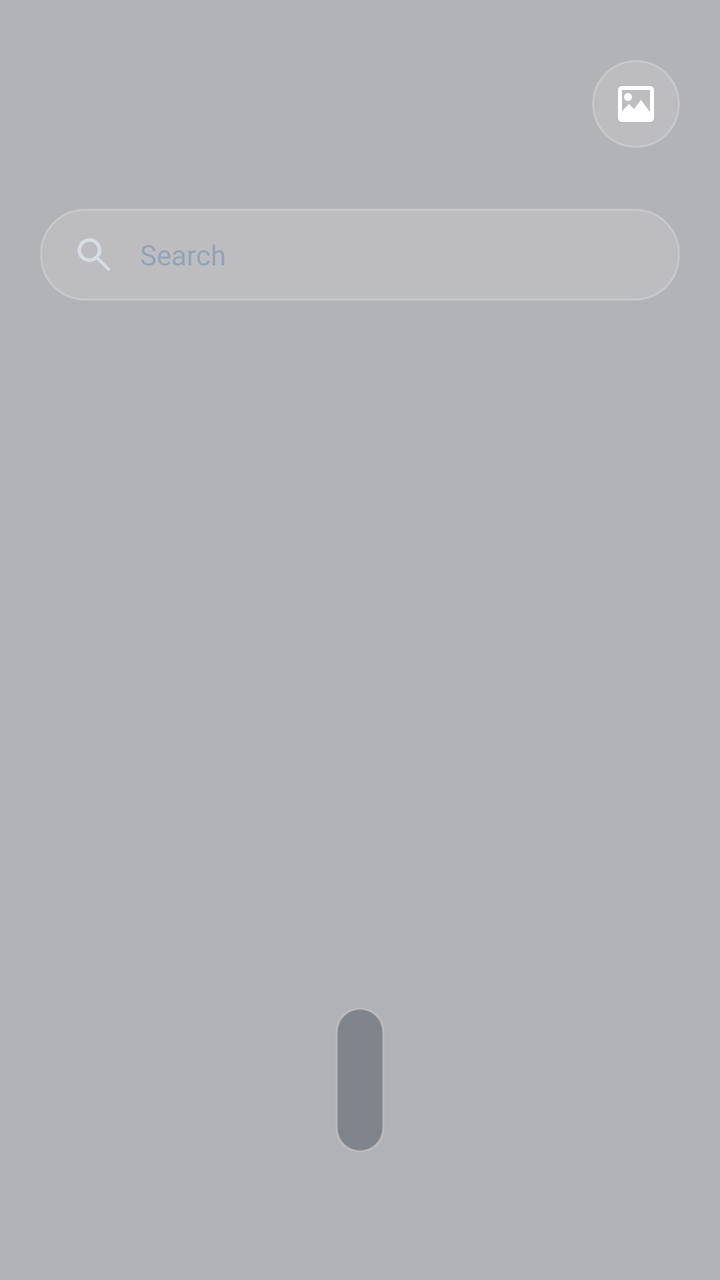
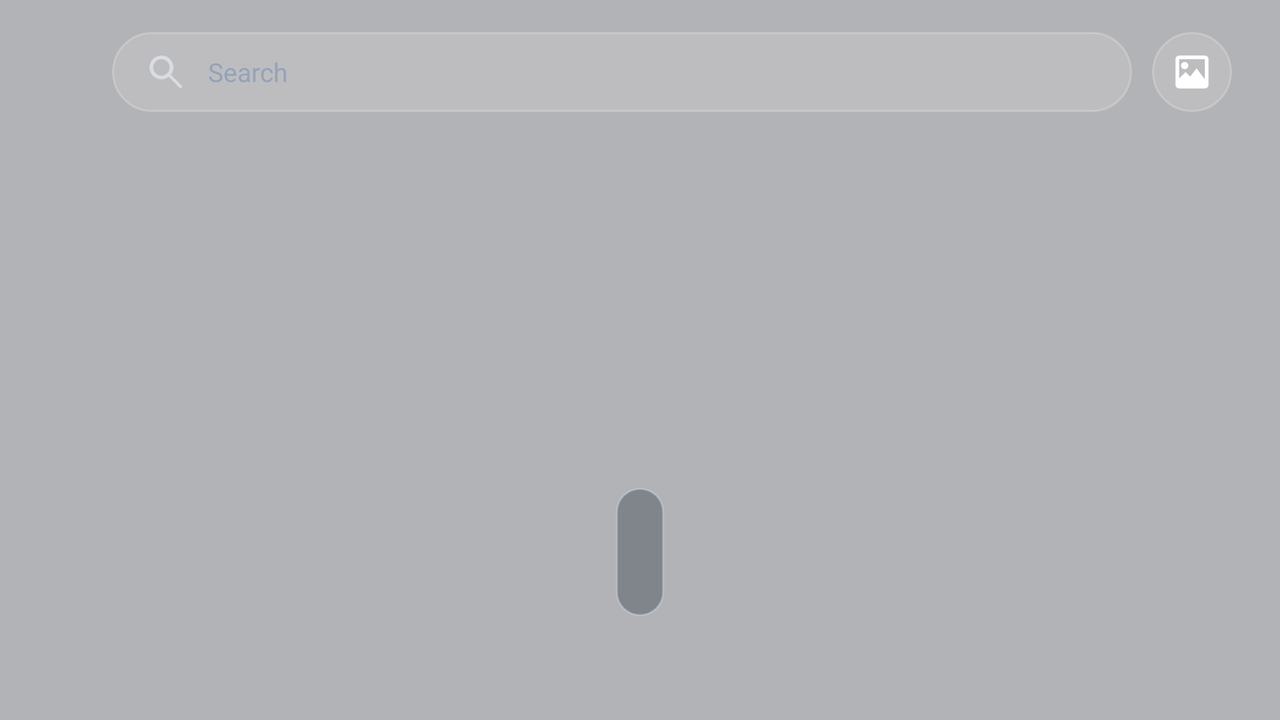

An Android layout and its configuration variant, each rendered on a device that would load it. The default file and the variant file are quoted in full after the pictures.
<!-- AndroidManifest.xml: application theme AppTheme -->
<!-- res/layout/activity_home.xml -->
<?xml version="1.0" encoding="utf-8"?>
<LinearLayout xmlns:android="http://schemas.android.com/apk/res/android"
    android:layout_width="match_parent"
    android:layout_height="match_parent"
    android:background="@color/surface_overlay"
    android:orientation="vertical"
    android:paddingStart="20dp"
    android:paddingTop="16dp"
    android:paddingEnd="20dp"
    android:paddingBottom="12dp">

    
    <LinearLayout
        android:layout_width="match_parent"
        android:layout_height="wrap_content"
        android:gravity="center_vertical"
        android:orientation="horizontal">

        <LinearLayout
            android:layout_width="0dp"
            android:layout_height="wrap_content"
            android:layout_weight="1"
            android:orientation="vertical">

            <TextView
                android:id="@+id/clock"
                android:layout_width="wrap_content"
                android:layout_height="wrap_content"
                android:fontFamily="sans-serif-light"
                android:includeFontPadding="false"
                android:shadowColor="#80000000"
                android:shadowDx="0"
                android:shadowDy="2"
                android:shadowRadius="4"
                android:textColor="@color/text_primary"
                android:textSize="44sp" />

            <TextView
                android:id="@+id/date"
                android:layout_width="wrap_content"
                android:layout_height="wrap_content"
                android:layout_marginTop="2dp"
                android:fontFamily="sans-serif-medium"
                android:letterSpacing="0.02"
                android:shadowColor="#80000000"
                android:shadowDx="0"
                android:shadowDy="1"
                android:shadowRadius="2"
                android:textColor="@color/text_secondary"
                android:textSize="14sp" />
        </LinearLayout>

        <ImageButton
            android:id="@+id/wallpaper"
            android:layout_width="44dp"
            android:layout_height="44dp"
            android:background="@drawable/circle_button_background"
            android:contentDescription="@string/wallpaper"
            android:padding="11dp"
            android:src="@drawable/ic_wallpaper" />
    </LinearLayout>

    
    <EditText
        android:id="@+id/search"
        android:layout_width="match_parent"
        android:layout_height="46dp"
        android:layout_marginTop="16dp"
        android:background="@drawable/search_background"
        android:drawableStart="@drawable/ic_search"
        android:drawablePadding="12dp"
        android:hint="@string/search_hint"
        android:imeOptions="actionDone"
        android:inputType="text"
        android:singleLine="true"
        android:textColor="@color/text_primary"
        android:textColorHint="@color/text_muted"
        android:textSize="14sp" />

    
    <GridView
        android:id="@+id/apps"
        android:layout_width="match_parent"
        android:layout_height="0dp"
        android:layout_marginTop="12dp"
        android:layout_weight="1"
        android:clipToPadding="false"
        android:columnWidth="80dp"
        android:gravity="center"
        android:horizontalSpacing="6dp"
        android:numColumns="auto_fit"
        android:paddingTop="4dp"
        android:paddingBottom="8dp"
        android:scrollbarThumbVertical="@android:color/transparent"
        android:stretchMode="columnWidth"
        android:verticalSpacing="10dp" />

    
    <TextView
        android:id="@+id/empty"
        android:layout_width="match_parent"
        android:layout_height="0dp"
        android:layout_weight="1"
        android:gravity="center"
        android:text="@string/empty_apps"
        android:textColor="@color/text_secondary"
        android:textSize="16sp"
        android:visibility="gone" />

    
    <LinearLayout
        android:layout_width="match_parent"
        android:layout_height="wrap_content"
        android:gravity="center_horizontal"
        android:paddingTop="6dp"
        android:paddingBottom="52dp">

        <HorizontalScrollView
            android:layout_width="wrap_content"
            android:layout_height="72dp"
            android:background="@drawable/dock_background"
            android:fillViewport="true"
            android:overScrollMode="never"
            android:paddingStart="12dp"
            android:paddingEnd="12dp"
            android:scrollbars="none">

            <LinearLayout
                android:id="@+id/dock"
                android:layout_width="wrap_content"
                android:layout_height="match_parent"
                android:gravity="center"
                android:orientation="horizontal" />
        </HorizontalScrollView>
    </LinearLayout>

</LinearLayout>
<!-- resources referenced by this layout -->
<resources>
  <color name="surface_overlay">#500B0F19</color>
  <color name="text_muted">#94A3B8</color>
  <color name="text_primary">#FFFFFFFF</color>
  <color name="text_secondary">#CBD5E1</color>
  <!-- drawable circle_button_background (drawable) -->
  <?xml version="1.0" encoding="utf-8"?>
  <ripple xmlns:android="http://schemas.android.com/apk/res/android"
      android:color="#33FFFFFF">
      <item>
          <shape android:shape="oval">
              <solid android:color="#24FFFFFF" />
              <stroke android:width="1dp" android:color="#38FFFFFF" />
          </shape>
      </item>
  </ripple>
  <!-- drawable dock_background (drawable) -->
  <?xml version="1.0" encoding="utf-8"?>
  <shape xmlns:android="http://schemas.android.com/apk/res/android" android:shape="rectangle">
      <solid android:color="#4D0F172A" />
      <corners android:radius="26dp" />
      <stroke android:width="1dp" android:color="#38FFFFFF" />
  </shape>
  <!-- drawable ic_search (drawable) -->
  <?xml version="1.0" encoding="utf-8"?>
  <vector xmlns:android="http://schemas.android.com/apk/res/android"
      android:width="22dp" android:height="22dp" android:viewportWidth="24" android:viewportHeight="24">
      <path android:fillColor="#FFD8DCE3"
          android:pathData="M9.5,3a6.5,6.5 0,1 0,3.98 11.64L19.85,21 21,19.85l-6.36,-6.37A6.5,6.5 0,0 0,9.5 3M5,9.5A4.5,4.5 0,1 1,14 9.5a4.5,4.5 0,0 1,-9 0" />
  </vector>
  <!-- drawable ic_wallpaper (drawable) -->
  <?xml version="1.0" encoding="utf-8"?>
  <vector xmlns:android="http://schemas.android.com/apk/res/android"
      android:width="24dp" android:height="24dp" android:viewportWidth="24" android:viewportHeight="24">
      <path android:fillColor="#FFFFFFFF"
          android:pathData="M5,3h14a2,2 0,0 1,2 2v14a2,2 0,0 1,-2 2H5a2,2 0,0 1,-2 -2V5a2,2 0,0 1,2 -2m0,2v10.5l3.5,-3.5 2.5,2.5 3.5,-4.5L19,16V5H5m3,1.5a2,2 0,1 0,0 4,2 2,0 0,0 0,-4" />
  </vector>
  <!-- drawable search_background (drawable) -->
  <?xml version="1.0" encoding="utf-8"?>
  <shape xmlns:android="http://schemas.android.com/apk/res/android" android:shape="rectangle">
      <solid android:color="#24FFFFFF" />
      <corners android:radius="22dp" />
      <stroke android:width="1dp" android:color="#38FFFFFF" />
      <padding android:left="16dp" android:top="0dp" android:right="16dp" android:bottom="0dp" />
  </shape>
  <string name="empty_apps">No Results</string>
  <string name="search_hint">Search</string>
  <string name="wallpaper">Wallpaper</string>
  <style name="AppTheme" parent="android:style/Theme.Material.NoActionBar">
          <item name="android:fontFamily">sans-serif</item>
          <item name="android:windowShowWallpaper">true</item>
          <item name="android:windowBackground">@android:color/transparent</item>
          <item name="android:colorAccent">@color/accent</item>
          <item name="android:navigationBarColor">@android:color/transparent</item>
          <item name="android:statusBarColor">@android:color/transparent</item>
      </style>
  <color name="accent">#38BDF8</color>
</resources>
<!-- res/layout-land/activity_home.xml (the repository's variant of the layout above) -->
<!-- drawn on the phone turned sideways -->
<?xml version="1.0" encoding="utf-8"?>
<LinearLayout xmlns:android="http://schemas.android.com/apk/res/android"
    android:layout_width="match_parent"
    android:layout_height="match_parent"
    android:background="@color/surface_overlay"
    android:orientation="vertical"
    android:paddingStart="24dp"
    android:paddingTop="12dp"
    android:paddingEnd="24dp"
    android:paddingBottom="0dp">

    <LinearLayout
        android:layout_width="match_parent"
        android:layout_height="48dp"
        android:gravity="center_vertical"
        android:orientation="horizontal">

        <TextView
            android:id="@+id/clock"
            android:layout_width="wrap_content"
            android:layout_height="wrap_content"
            android:fontFamily="sans-serif-light"
            android:includeFontPadding="false"
            android:shadowColor="#80000000"
            android:shadowDx="0"
            android:shadowDy="2"
            android:shadowRadius="4"
            android:textColor="@color/text_primary"
            android:textSize="28sp" />

        <TextView
            android:id="@+id/date"
            android:layout_width="wrap_content"
            android:layout_height="wrap_content"
            android:layout_marginStart="12dp"
            android:shadowColor="#80000000"
            android:shadowDx="0"
            android:shadowDy="1"
            android:shadowRadius="2"
            android:textColor="@color/text_secondary"
            android:textSize="13sp" />

        <EditText
            android:id="@+id/search"
            android:layout_width="0dp"
            android:layout_height="40dp"
            android:layout_marginStart="20dp"
            android:layout_weight="1"
            android:background="@drawable/search_background"
            android:drawableStart="@drawable/ic_search"
            android:drawablePadding="10dp"
            android:hint="@string/search_hint"
            android:imeOptions="actionDone"
            android:inputType="text"
            android:singleLine="true"
            android:textColor="@color/text_primary"
            android:textColorHint="@color/text_muted"
            android:textSize="13sp" />

        <ImageButton
            android:id="@+id/wallpaper"
            android:layout_width="40dp"
            android:layout_height="40dp"
            android:layout_marginStart="10dp"
            android:background="@drawable/circle_button_background"
            android:contentDescription="@string/wallpaper"
            android:padding="9dp"
            android:scaleType="centerInside"
            android:src="@drawable/ic_wallpaper" />
    </LinearLayout>

    <GridView
        android:id="@+id/apps"
        android:layout_width="match_parent"
        android:layout_height="0dp"
        android:layout_marginTop="8dp"
        android:layout_weight="1"
        android:clipToPadding="false"
        android:columnWidth="88dp"
        android:gravity="center"
        android:horizontalSpacing="6dp"
        android:numColumns="auto_fit"
        android:paddingTop="2dp"
        android:paddingBottom="6dp"
        android:scrollbarThumbVertical="@android:color/transparent"
        android:stretchMode="columnWidth"
        android:verticalSpacing="6dp" />

    <TextView
        android:id="@+id/empty"
        android:layout_width="match_parent"
        android:layout_height="0dp"
        android:layout_weight="1"
        android:gravity="center"
        android:text="@string/empty_apps"
        android:textColor="@color/text_secondary"
        android:textSize="14sp"
        android:visibility="gone" />

    <LinearLayout
        android:layout_width="match_parent"
        android:layout_height="wrap_content"
        android:gravity="center_horizontal"
        android:paddingTop="4dp"
        android:paddingBottom="52dp">

        <HorizontalScrollView
            android:layout_width="wrap_content"
            android:layout_height="64dp"
            android:background="@drawable/dock_background"
            android:fillViewport="true"
            android:overScrollMode="never"
            android:paddingStart="12dp"
            android:paddingEnd="12dp"
            android:scrollbars="none">

            <LinearLayout
                android:id="@+id/dock"
                android:layout_width="wrap_content"
                android:layout_height="match_parent"
                android:gravity="center"
                android:orientation="horizontal" />
        </HorizontalScrollView>
    </LinearLayout>
</LinearLayout>
